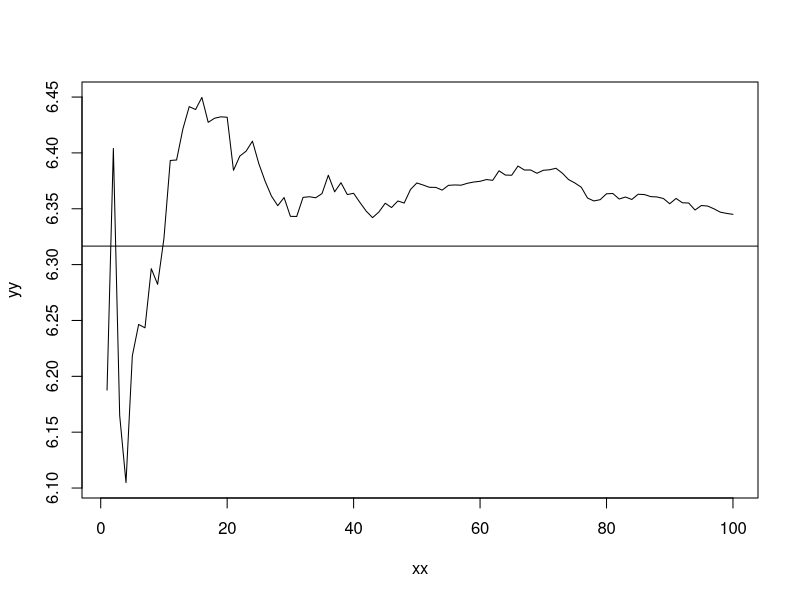

The R source for this figure:
f <- function(x) {
	return(exp(exp(x)))
}

approximateIntegral <- function(k, f) {
	ans <- NULL
	for(i in 1 : k) {
		ans <- c(ans, f(runif(1)))
	}
	return(sum(ans) / k)
}

testIntegral <- function(times, k, f) {
	ans <- NULL
	for(i in 1 : times) {
		ans <- c(ans, approximateIntegral(times, f))
	}
	return(ans)
}

len <- 100
ans <- testIntegral(len, 1000, f)

xx <- 1 : len
yy <- cumsum(ans) / xx

print(sum(ans) / len)

plot(xx, yy, type = "l")
abline(h = 6.31656) # EXACT INTEGRAL IS APPROXIMATELY 6.31656
